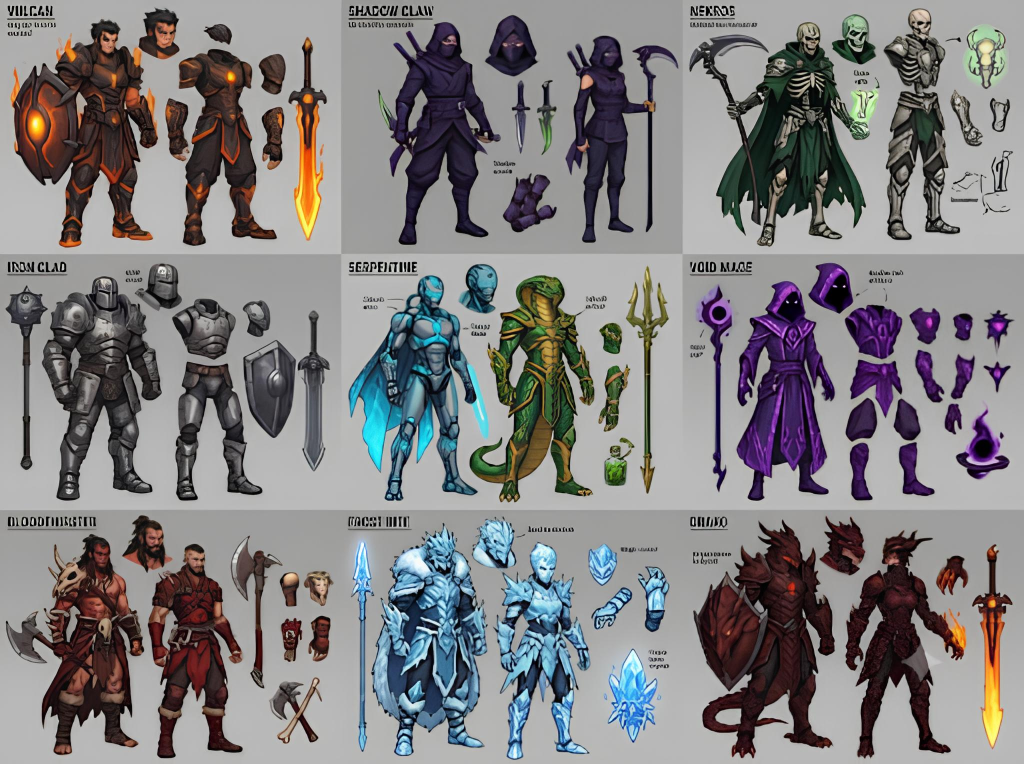
#> input picture art3d/ai/villains.jpg, 2048 x 1528 px (shown at 1/2 size)
$ python -i pack.py   (imports and definitions only)
#> lines starting #> are read from the running program, lines starting #| are printed output that depends on the picture
"""
Packs the rendered hero frames (art3d/hero_rig.py) into one atlas per hero for the game:
client/public/sprites3d/h<id>.webp (frames at the game's HD sprite size, 96x100, each given the game's 1 px dark
outline) and h<id>.json (frame rectangles and muzzle positions).

    python3 art3d/pack.py --src art3d/out --dst client/public/sprites3d
"""
import argparse
import glob
import json
import os

from PIL import Image, ImageChops, ImageFilter

W, H = 96, 100
OUTLINE = (0x14, 0x10, 0x19, 255)


def outlined(im, W=W, H=H):
    """Downscale a 2x render to the sprite size and give it a dark outline (alpha dilation; thicker on big frames)."""
    im = im.resize((W, H), Image.LANCZOS)
    a = im.getchannel('A').point(lambda v: 255 if v > 96 else 0)
    ring = ImageChops.subtract(a.filter(ImageFilter.MaxFilter(3 if W <= 128 else 5)), a)
    out = Image.new('RGBA', (W, H), (0, 0, 0, 0))
    out.paste(Image.new('RGBA', (W, H), OUTLINE), (0, 0), ring)
    out.alpha_composite(im)
    return out


def main():
    ap = argparse.ArgumentParser()
    ap.add_argument('--src', default='art3d/out')
    ap.add_argument('--dst', default='client/public/sprites3d')
    a = ap.parse_args()
    os.makedirs(a.dst, exist_ok=True)
    for d in sorted(os.path.dirname(m) for m in glob.glob(os.path.join(a.src, '*', 'meta.json'))):
        hid = os.path.basename(d)
        meta = json.load(open(os.path.join(d, 'meta.json')))
        W, H = meta.pop('_size', [96, 100])
        keys = sorted(meta)
        cols = max(1, min(12, 1152 // W))
        rows = (len(keys) + cols - 1) // cols
        atlas = Image.new('RGBA', (cols * W, rows * H), (0, 0, 0, 0))
        frames = {}
        for i, k in enumerate(keys):
            im = Image.open(os.path.join(d, k + '.png')).convert('RGBA')
            x, y = (i % cols) * W, (i // cols) * H
            atlas.alpha_composite(outlined(im, W, H), (x, y))
            frames[k] = {'x': x, 'y': y, **meta[k]}
        atlas.save(os.path.join(a.dst, hid + '.webp'), 'WEBP', quality=88, method=6)
        json.dump({'w': W, 'h': H, 'frames': frames}, open(os.path.join(a.dst, hid + '.json'), 'w'), separators=(',', ':'))
        print(hid, len(keys), 'frames', os.path.getsize(os.path.join(a.dst, hid + '.webp')) // 1024, 'KB')


# [2 lines not run here, left out]

>>> import cv2
>>> picture = cv2.imread('ai/villains.jpg', cv2.IMREAD_GRAYSCALE)
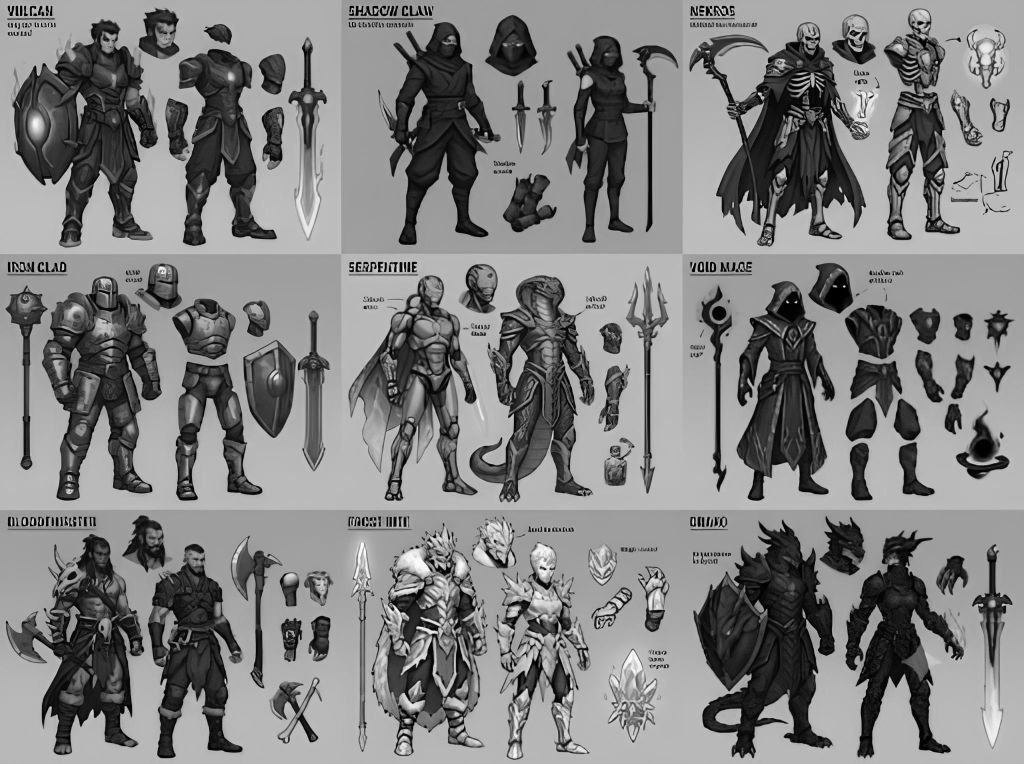
#> picture: shape (1528, 2048) (shown at 1/2 size); min 0, max 255, mean 128.5
>>> result = outlined(picture)
#> (the run stopped early here; a loop or call above may not have finished)
